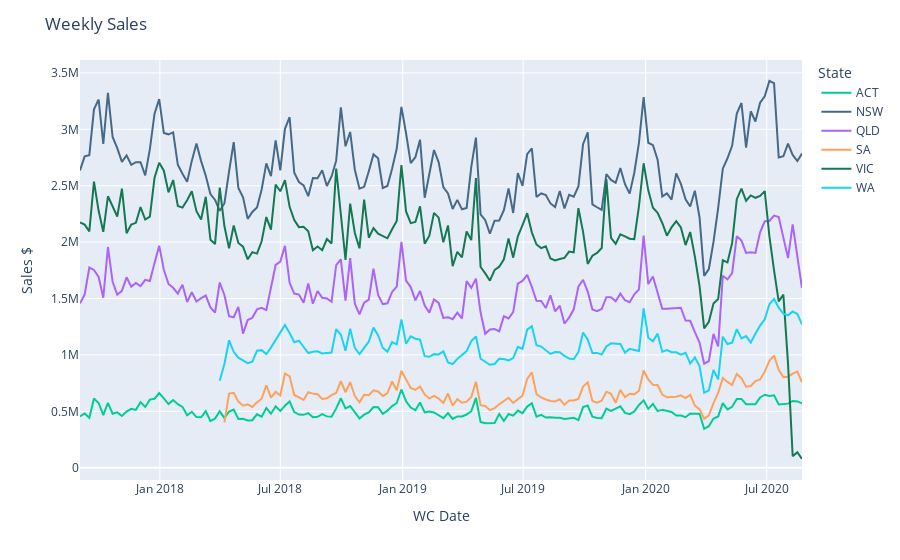

Notebook code cell kept with this figure:
### Code cell
fig = px.line(df_s, x='WC Date', y='Sales', color="State",line_group="State", hover_name="Month"\
              ,color_discrete_map={"NSW": "#456987","VIC": "#147852"})#,color_discrete_sequence=['gray', 'blue'])
fig.update_layout(title='Weekly Sales',xaxis_title='WC Date',yaxis_title="Sales $")

fig.show()
